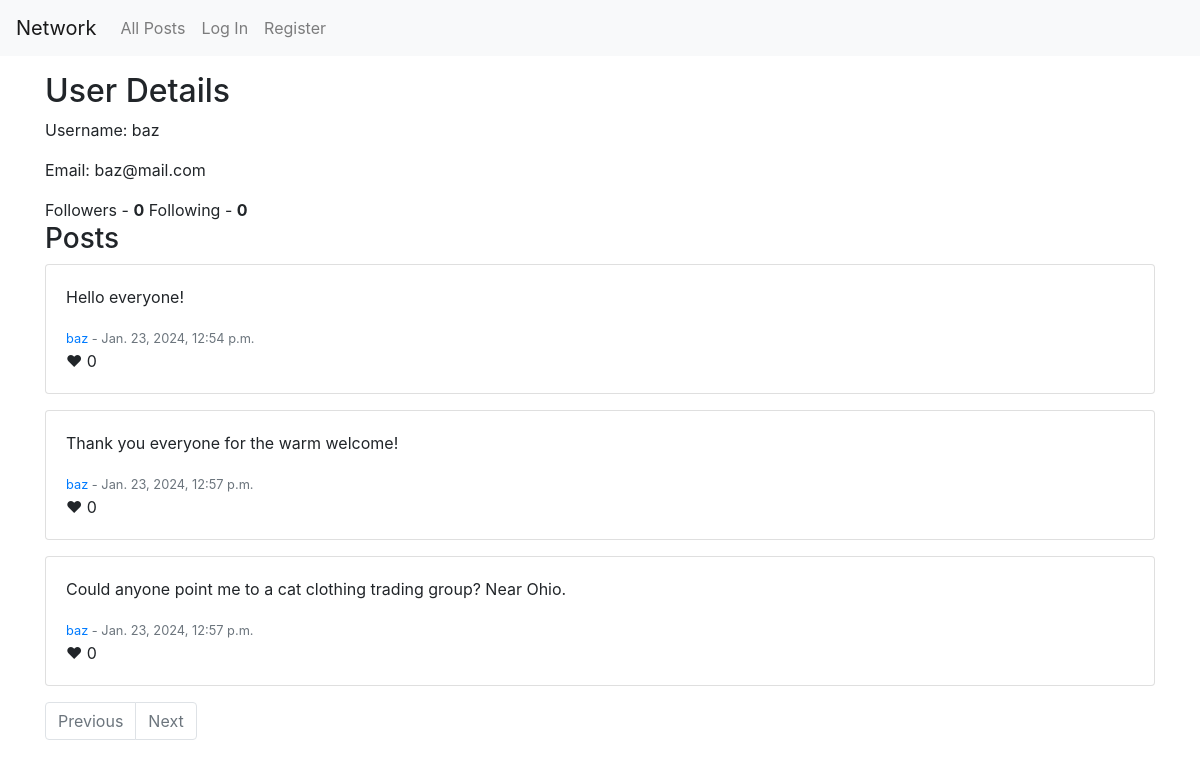
The app's page /user/baz, older data.
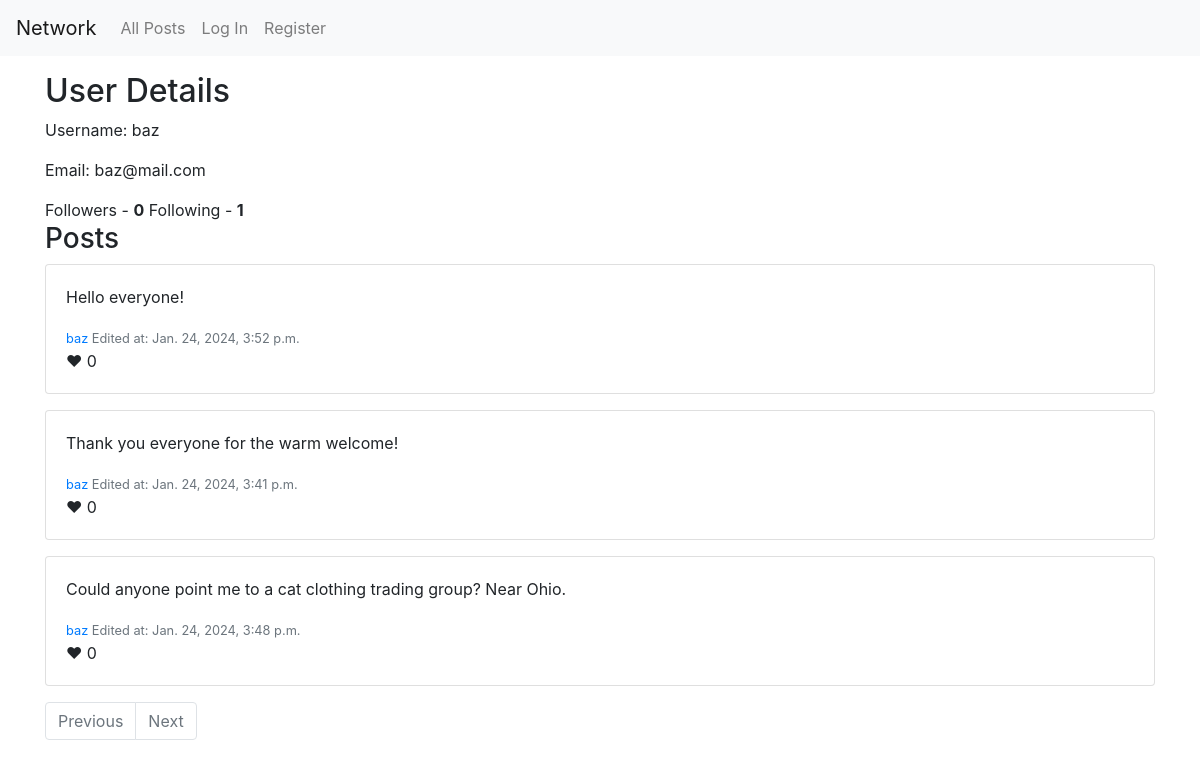
The same page, newer data.
### network/models.py (models this page shows, shortened)
class User(AbstractUser):
    def __str__(self):
        return self.username

class Post(models.Model):
    content = models.TextField()
    created_at = models.DateTimeField(auto_now_add=True)
    last_updated = models.DateTimeField(null=True, blank=True)
    user = models.ForeignKey(User, on_delete=models.CASCADE, related_name='posts')
    likes = models.ManyToManyField(User, related_name='liked_posts', blank=True)

### network/views.py (the view)
# urls.py: path("user/<str:username>", views.user_view, name="user_details"),
def user_view(request, username):
    targetUser  = User.objects.get(username=username)
    posts = Post.objects.filter(user=targetUser)
    p = Paginator(posts, 10)
    page_number = request.GET.get('page', 1)
    pagecontent = p.get_page(page_number)
    followers = Follow.objects.filter(following=targetUser)
    following = Follow.objects.filter(follower=targetUser)
    is_following = False
    if request.user.is_authenticated:
        is_following = Follow.objects.filter(follower=request.user, following=targetUser).exists()
    return render(request, "network/user_details.html", {"targetUser": targetUser, "pagecontent": pagecontent, "followers": followers, "following": following, "is_following": is_following})

### network/templates/network/user_details.html (shortened to what this page needs)
{% extends "network/layout.html" %}
{% block body %}
    <div class="container mt-3">
        <h2>User Details</h2>
        <p>Username: {{ targetUser.username }}</p>
        <p>Email: {{ targetUser.email }}</p>
        <span>Followers - <b>{{ followers.count }}</b>
        Following - <b>{{ following.count }}</b>
        </span>
        <h3>Posts</h3>
        {% include "network/post_display.html" %}
    </div>
{% endblock %}

### network/templates/network/layout.html (shortened to what this page needs)
{% load static %}
<!DOCTYPE html>
<html lang="en">
    <head>
        <link rel="stylesheet" href="https://stackpath.bootstrapcdn.com/bootstrap/4.4.1/css/bootstrap.min.css">
        <link href="{% static 'network/styles.css' %}" rel="stylesheet">
    </head>
    <body>
        <nav class="navbar navbar-expand-lg navbar-light bg-light">
            <a class="navbar-brand" href="#">Network</a>
            <div>
              <ul class="navbar-nav mr-auto">
                <li class="nav-item">
                  <a class="nav-link" href="{% url 'index' %}">All Posts</a>
                </li>
                {% if user.is_authenticated %}
                    <li class="nav-item">
                        <a class="nav-link" href="{% url 'following' %}">Following</a>
                    </li>
                    <li class="nav-item">
                        <a class="nav-link" href="{% url 'logout' %}">Log Out</a>
                    </li>
                {% else %}
                    <li class="nav-item">
                        <a class="nav-link" href="{% url 'login' %}">Log In</a>
                    </li>
                    <li class="nav-item">
                        <a class="nav-link" href="{% url 'register' %}">Register</a>
                    </li>
                {% endif %}
              </ul>
            </div>
          </nav>
        <div class="body">
            {% block body %}
            {% endblock %}
        </div>
    </body>
    {%if pagecontent %}
        <div class="paginator container mt-3">
            <nav aria-label="Page navigation">
                <ul class="pagination">
                    {% if pagecontent.has_previous %}
                        <li class="page-item">
                            <a class="page-link" href="?page={{ pagecontent.previous_page_number }}">Previous</a>
                        </li>
                    {% else %}
                        <li class="page-item disabled">
                            <span class="page-link" aria-disabled="true">Previous</span>
                        </li>
                    {% endif %}
                    {% if pagecontent.has_next %}
                        <li class="page-item">
                            <a class="page-link" href="?page={{ pagecontent.next_page_number }}">Next</a>
                        </li>
                    {% else %}
                        <li class="page-item disabled">
                            <span class="page-link" aria-disabled="true">Next</span>
                        </li>
                    {% endif %}
                </ul>
              </nav>
        </div>
        {% endif %}
</html>

### network/templates/network/post_display.html (shortened to what this page needs)
{% for post in pagecontent %}
<div class="card mb-3">
    <div class="card-body">
        <p class="content card-text" id="post-{{post.id}}">{{ post.content }}</p>
        <small class="text-muted"><a href="{% url 'user_details' username=post.user.username %}">{{ post.user.username }}</a>
        <span  id="history-{{post.id}}">
            {% if not post.last_updated %}
                - {{ post.created_at }}
            {% else %}
                Edited at: {{ post.last_updated }}
            {% endif %}
        </span>
        </small>
        <div class="likes-section">
            <span class="heart-icon">&#10084;
            <span class="like-count" id="like-count-{{post.id}}">{{ post.likes.count }}</span></span>
            <br>
        </div>
    </div>
</div>
{% endfor %}

Row changes from the older to the newer data that the page shows:
changed Post "Hello everyone!": last_updated (not shown) → "Jan. 24, 2024, 3:52 p.m."; created_at "Jan. 23, 2024, 12:54 p.m." → (not shown); last_updated "-" → "Edited at:"
changed Post "Thank you everyone for the warm welcome!": last_updated (not shown) → "Jan. 24, 2024, 3:41 p.m."; created_at "Jan. 23, 2024, 12:57 p.m." → (not shown); last_updated "-" → "Edited at:"
changed Post "Could anyone point me to a cat clothing trading group? Near Ohio.": last_updated (not shown) → "Jan. 24, 2024, 3:48 p.m."; created_at "Jan. 23, 2024, 12:57 p.m." → (not shown); last_updated "-" → "Edited at:"
Text that changed along with them:
{{ following.count }}: "0" → "1"
